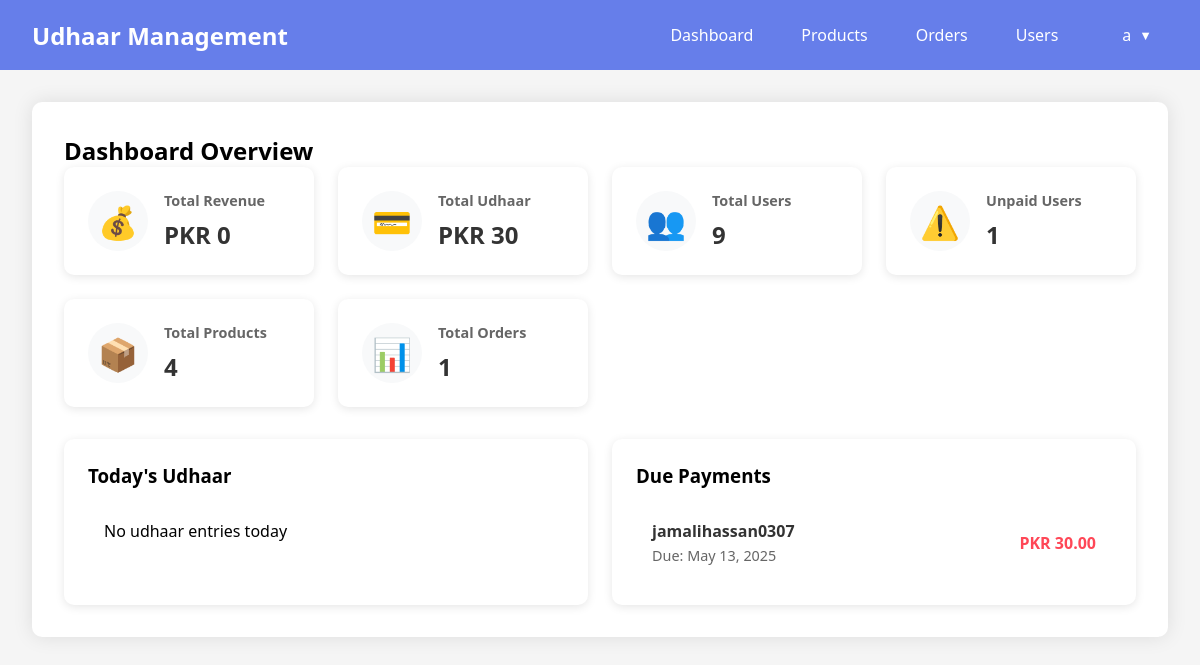
/dashboard/ (signed in), run on the app's committed database.
### myapp/models.py (models this page shows, shortened)
class User(AbstractUser):
    ROLE_CHOICES = (
        ('admin', 'Admin'),
        ('entry_operator', 'Entry Operator'),
        ('accountant', 'Accountant'),
        ('order_manager', 'Order Manager'),
        ('product_manager', 'Product Manager'),
        ('user', 'User'),
    )
    role = models.CharField(max_length=20, choices=ROLE_CHOICES, default='user')
    udhaar = models.DecimalField(max_digits=10, decimal_places=2, default=0.00)
    due_date = models.DateField(null=True, blank=True)
    created_at = models.DateTimeField(auto_now_add=True)
    updated_at = models.DateTimeField(auto_now=True)

### myapp/views.py (the view)
# urls.py: path('dashboard/', views.dashboard, name='dashboard'),
@login_required
def dashboard(request):
    print("Checking user permissions...")
    can_view_orders = request.user.has_perm('myapp.view_order')
    can_view_products = request.user.has_perm('myapp.view_product')
    can_view_users = request.user.has_perm('myapp.view_user')
    can_add_order = request.user.has_perm('myapp.add_order')
    can_change_order = request.user.has_perm('myapp.change_order')
    context = {
        'total_revenue': Order.objects.filter(status='Paid').aggregate(Sum('total_amount'))['total_amount__sum'] or 0,
        'total_udhaar': User.objects.aggregate(Sum('udhaar'))['udhaar__sum'] or 0,
        'total_users': User.objects.count(),
        'unpaid_users': User.objects.filter(udhaar__gt=0).count(),
        'total_products': Product.objects.count(),
        'total_orders': Order.objects.count(),
        'today_orders': Order.objects.filter(order_date=timezone.now().date(), status='Unpaid'),
        'due_users': User.objects.filter(udhaar__gt=0, due_date__isnull=False).order_by('due_date'),
        'can_view_orders': can_view_orders,
        'can_view_products': can_view_products,
        'can_view_users': can_view_users,
        'can_add_order': can_add_order,
        'can_change_order': can_change_order,
    }
    return render(request, 'myapp/dashboard.html', context)

### myapp/templates/myapp/dashboard.html (shortened to what this page needs)
{% extends 'myapp/base.html' %}
{% block content %}
<section id="overview" class="section">
  <h2>Dashboard Overview</h2>
  <div class="dashboard-stats">
    <div class="stat-card">
      <div class="stat-icon">💰</div>
      <div class="stat-info">
        <h3>Total Revenue</h3>
        <p>PKR {{ total_revenue }}</p>
      </div>
    </div>
    <div class="stat-card">
      <div class="stat-icon">💳</div>
      <div class="stat-info">
        <h3>Total Udhaar</h3>
        <p>PKR {{ total_udhaar }}</p>
      </div>
    </div>
    {% if user.role == 'admin' %}
    <div class="stat-card">
      <div class="stat-icon">👥</div>
      <div class="stat-info">
        <h3>Total Users</h3>
        <p>{{ total_users }}</p>
      </div>
    </div>
    <div class="stat-card">
      <div class="stat-icon">⚠️</div>
      <div class="stat-info">
        <h3>Unpaid Users</h3>
        <p>{{ unpaid_users }}</p>
      </div>
    </div>
    {% endif %}
    <div class="stat-card">
      <div class="stat-icon">📦</div>
      <div class="stat-info">
        <h3>Total Products</h3>
        <p>{{ total_products }}</p>
      </div>
    </div>
    <div class="stat-card">
      <div class="stat-icon">📊</div>
      <div class="stat-info">
        <h3>Total Orders</h3>
        <p>{{ total_orders }}</p>
      </div>
    </div>
  </div>
  <div class="recent-activity">
    <div class="today-udhaar">
      <h3>Today's Udhaar</h3>
      <div class="activity-list">
        {% if today_orders %}
          {% for order in today_orders %}
          <div class="activity-item">
            <div class="activity-info">
              <h4>{{ order.user.username }}</h4>
              <p>{{ order.items.count }} items</p>
            </div>
            <span class="activity-amount">PKR {{ order.total_amount }}</span>
          </div>
          {% endfor %}
        {% else %}
          <div class="activity-item">No udhaar entries today</div>
        {% endif %}
      </div>
    </div>
    <div class="due-payments">
      <h3>Due Payments</h3>
      <div class="activity-list">
        {% if due_users %}
          {% for user in due_users %}
          <div class="activity-item {% if user.due_date < today %}overdue{% endif %}">
            <div class="activity-info">
              <h4>{{ user.username }}</h4>
              <p class="due-date">Due: {{ user.due_date }}</p>
            </div>
            <span class="activity-amount">PKR {{ user.udhaar }}</span>
          </div>
          {% endfor %}
        {% else %}
          <div class="activity-item">No due payments</div>
        {% endif %}
      </div>
    </div>
  </div>
</section>
{% endblock %}

### myapp/templates/myapp/base.html (shortened to what this page needs)
{% load static %}
<!DOCTYPE html>
<html lang="en">
  <head>
    <link rel="stylesheet" href="{% static 'myapp/css/styles.css' %}" />
  </head>
  <body>
    {% if user.is_authenticated %}
    <nav class="navbar">
      <div class="logo">Udhaar Management</div>
      <div class="nav-links">
        <a href="{% url 'dashboard' %}" class="nav-btn">Dashboard</a>
        {% if perms.myapp.view_product %}
        <a href="{% url 'products' %}" class="nav-btn">Products</a>
        {% endif %}
        {% if perms.myapp.view_order %}
        <a href="{% url 'orders' %}" class="nav-btn">Orders</a>
        {% endif %}
        {% if perms.myapp.view_user %}
        <a href="{% url 'users' %}" class="nav-btn">Users</a>
        {% endif %}
        <div class="user-menu">
          <span class="username">{{ user.get_full_name|default:user.username }}</span>
        </div>
      </div>
    </nav>
    {% endif %}
    <div class="container">
      {% block content %}{% endblock %}
    </div>
  </body>
</html>

### myapp/static/myapp/css/styles.css (style rules this page uses)
* { margin: 0; padding: 0; box-sizing: border-box; font-family: "Segoe UI", Tahoma, Geneva, Verdana, sans-serif; }
body { background-color: #f5f5f5; }
.navbar { background: #667eea; padding: 1rem 2rem; display: flex; justify-content: space-between; align-items: center; color: white; }
.logo { font-size: 1.5rem; font-weight: bold; }
.nav-links { display: flex; gap: 1rem; }
.nav-btn { padding: 0.5rem 1rem; border: none; background: transparent; color: white; cursor: pointer; font-size: 1rem; transition: opacity 0.3s ease; position: relative; text-decoration: none; }
.nav-btn::after { content: ""; position: absolute; bottom: 0; left: 50%; transform: translateX(-50%); width: 0; height: 2px; background: white; transition: width 0.3s ease; }
.container { padding: 2rem; max-width: 1200px; margin: 0 auto; }
.section { background: white; padding: 2rem; border-radius: 10px; box-shadow: 0 0 20px rgba(0, 0, 0, 0.1); margin-bottom: 2rem; }
.dashboard-stats { display: grid; grid-template-columns: repeat(auto-fit, minmax(250px, 1fr)); gap: 1.5rem; margin-bottom: 2rem; }
.stat-card { background: white; padding: 1.5rem; border-radius: 10px; box-shadow: 0 2px 10px rgba(0, 0, 0, 0.1); display: flex; align-items: center; gap: 1rem; transition: transform 0.3s ease; }
.stat-icon { font-size: 2rem; width: 60px; height: 60px; background: #f8f9fa; border-radius: 50%; display: flex; align-items: center; justify-content: center; }
.stat-info h3 { margin: 0; font-size: 0.9rem; color: #666; }
.stat-info p { margin: 0.5rem 0 0; font-size: 1.5rem; font-weight: bold; color: #333; }
.recent-activity { display: grid; grid-template-columns: repeat(auto-fit, minmax(300px, 1fr)); gap: 1.5rem; margin-top: 2rem; }
.today-udhaar, .due-payments { background: white; padding: 1.5rem; border-radius: 10px; box-shadow: 0 2px 10px rgba(0, 0, 0, 0.1); }
.activity-list { margin-top: 1rem; }
.activity-item { padding: 1rem; border-bottom: 1px solid #eee; display: flex; justify-content: space-between; align-items: center; }
.activity-item:last-child { border-bottom: none; }
.activity-info { flex: 1; }
.activity-info h4 { margin: 0; color: #333; }
.activity-info p { margin: 0.25rem 0 0; font-size: 0.9rem; color: #666; }
.activity-amount { font-weight: bold; color: #ff4757; }
.due-date { font-size: 0.8rem; color: #666; }

### myapp/templates/myapp/base.html (style rules this page uses)
.user-menu { position: relative; display: inline-block; margin-left: 1rem; }
.username { color: white; padding: 0.5rem 1rem; cursor: pointer; display: flex; align-items: center; }
.username:after { content: '▼'; font-size: 0.8em; margin-left: 0.5rem; }

### data on the page
User: get_full_name "a"
User: username "jamalihassan0307", due_date "May 13, 2025", udhaar "30.00"

### other printed values
{{ total_revenue }} "0"
{{ total_udhaar }} "30"
{{ total_users }} "9"
{{ unpaid_users }} "1"
{{ total_products }} "4"
{{ total_orders }} "1"
